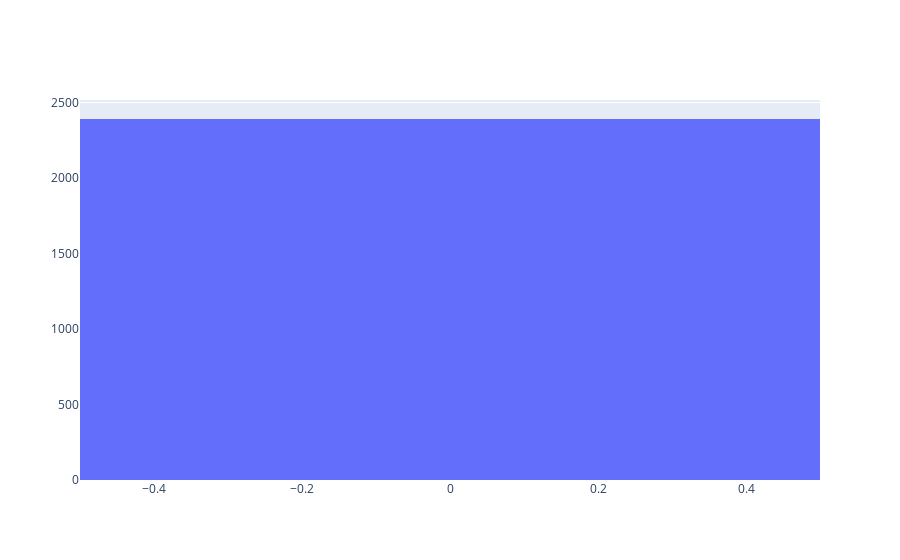

The code cell stored with this chart in its notebook:
### Code cell
## Distributions of total intensitis of ion types in spectra
# Filter for all single amino acid fragments
spectra_dataframe.intensity_explained_aa
go.Figure(go.Histogram(x=spectra_dataframe.intensity_explained_aa))

## Now frequency per

### Figure 1 — Plotly figure (JSON) as saved in the notebook; plotly's stock layout.template omitted (floating-point values rounded to 4 significant figures; data arrays with more than 128 entries replaced by an {"elided": "..."} marker saying what was removed)
{"data": [{"type": "histogram", "x": {"elided": "2391 int values"}}], "layout": {"autosize": true, "xaxis": {"autorange": true, "range": [-0.5, 0.5], "type": "linear"}, "yaxis": {"autorange": true, "range": [0, 2517.0]}}}
